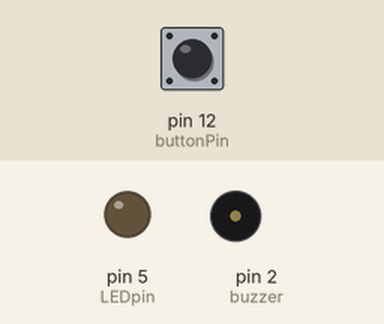
Simulated run of this sketch. Board: Arduino Uno, built with avr-gcc and run on an emulated ATmega328P. Parts: output pins drawn as LEDs (lit = HIGH), buzzer (waves = sounding). Inputs (shaded band) come from the test bench; at power-on: pin 12 (buttonPin) LOW.

Above: at 1.2 s.
1.3 s: pin 12 (buttonPin) pulled HIGH for 0.15 s
At 3.6 s:
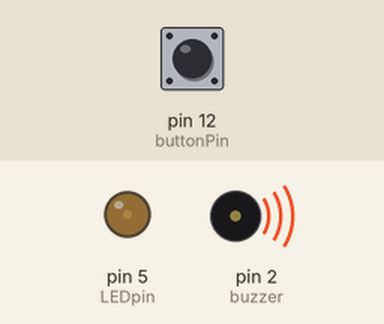
4.4 s: pin 12 (buttonPin) pulled HIGH for 1 s
At 7.3 s:
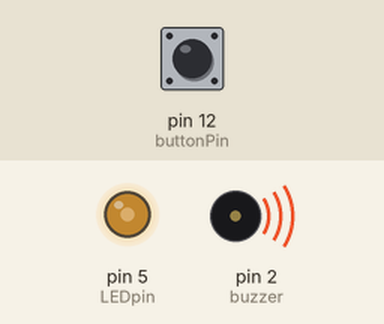
8.4 s: pin 12 (buttonPin) pulled HIGH for 3.2 s
At 13.6 s:
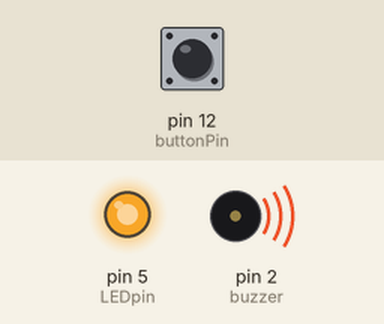
Timing chart, 0 to 20.6 s (numbered marks = the images above; inputs shaded):
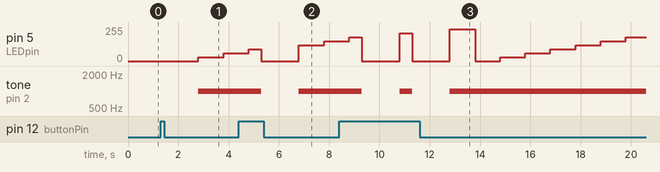

The sketch:

Arduino_Basic_Workship_-_buzzer_simplify.ino
```cpp
#define LEDpin 5
#define buttonPin 12
#define buzzer 2
// need to change according to wemos pin

int pwm = 0;
bool buttonOn = false;

void setup() {
  // put your setup code here, to run once:
  pinMode (LEDpin, OUTPUT);
  pinMode (buzzer, OUTPUT);
  pinMode (buttonPin, INPUT);
}

void loop() {
  // put your main code here, to run repeatedly:
  checkButton();
  if (buttonOn) {
    varyOutput();
    analogWrite(LEDpin, pwm);
    tone(buzzer, 1000);
  } else {
    digitalWrite (LEDpin, LOW);
    noTone(buzzer);
  }
}

void varyOutput() {
  if (pwm > (255 - 30)) {
    pwm = 0;
  } else {
    pwm = pwm + 30;
  }
  delay(1000);
}

void blinkLED (int pin) {
  digitalWrite(pin, HIGH);
  delay(1000);
  digitalWrite(pin, LOW);
  delay(1000);
}

void checkButton() {
  if (digitalRead(buttonPin) == HIGH) {
    buttonOn = !buttonOn;   //toggle button
    delay(500);             //prevent button from toggling twice
  }
}
```

Measured:
- after the input at 1.3 s, pin 5 (LEDpin): 0/255 → 30/255 after 1.5 s, → 60/255 1.0 s later; tone on pin 2 (buzzer): silent → 1000 Hz after 1.5 s
- after the input at 4.4 s, tone on pin 2 (buzzer): 1000 Hz → silent after 0.90 s, → 1000 Hz 1.5 s later
- after the input at 8.4 s, tone on pin 2 (buzzer): alternates 1000 Hz for 0.50 s and silent for 1.5 s, 4 changes in all, then stays 1000 Hz, starting after 0.90 s
